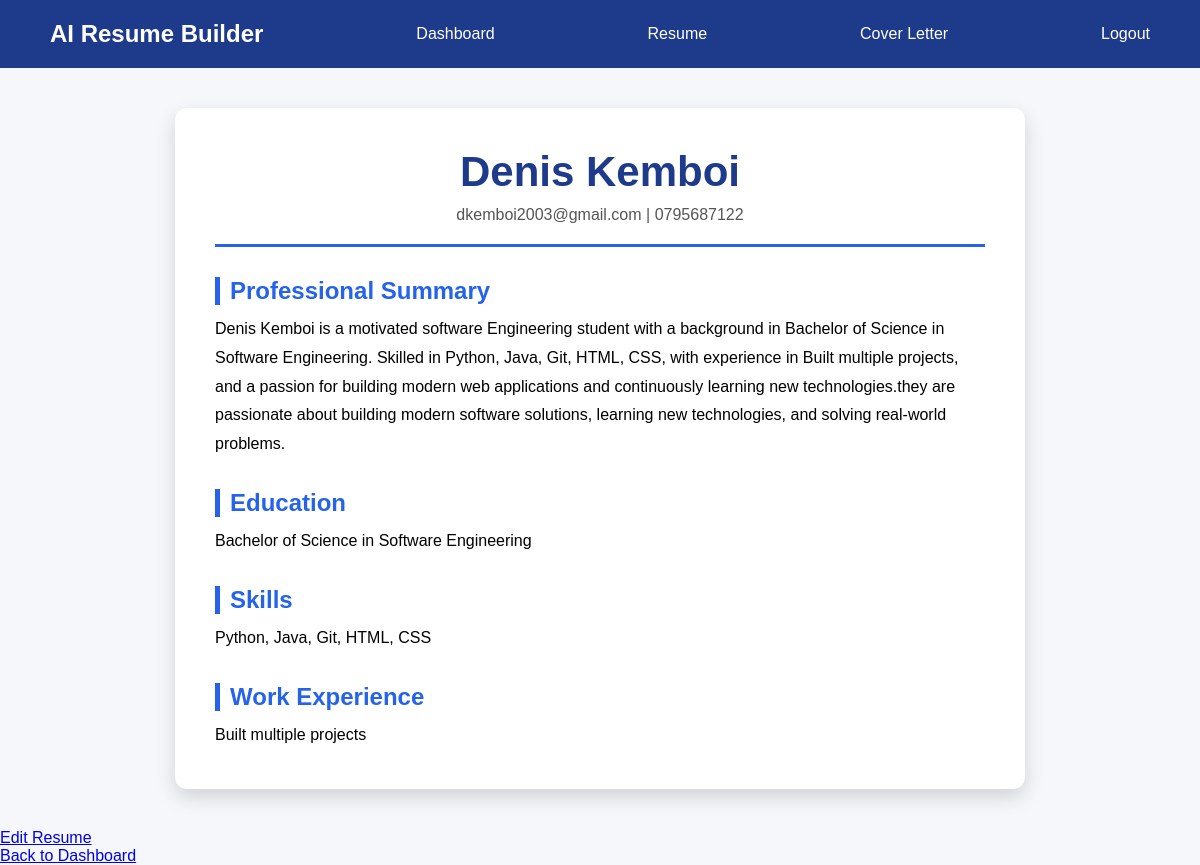
The page /resume/1 (signed in) on the database as committed earlier.
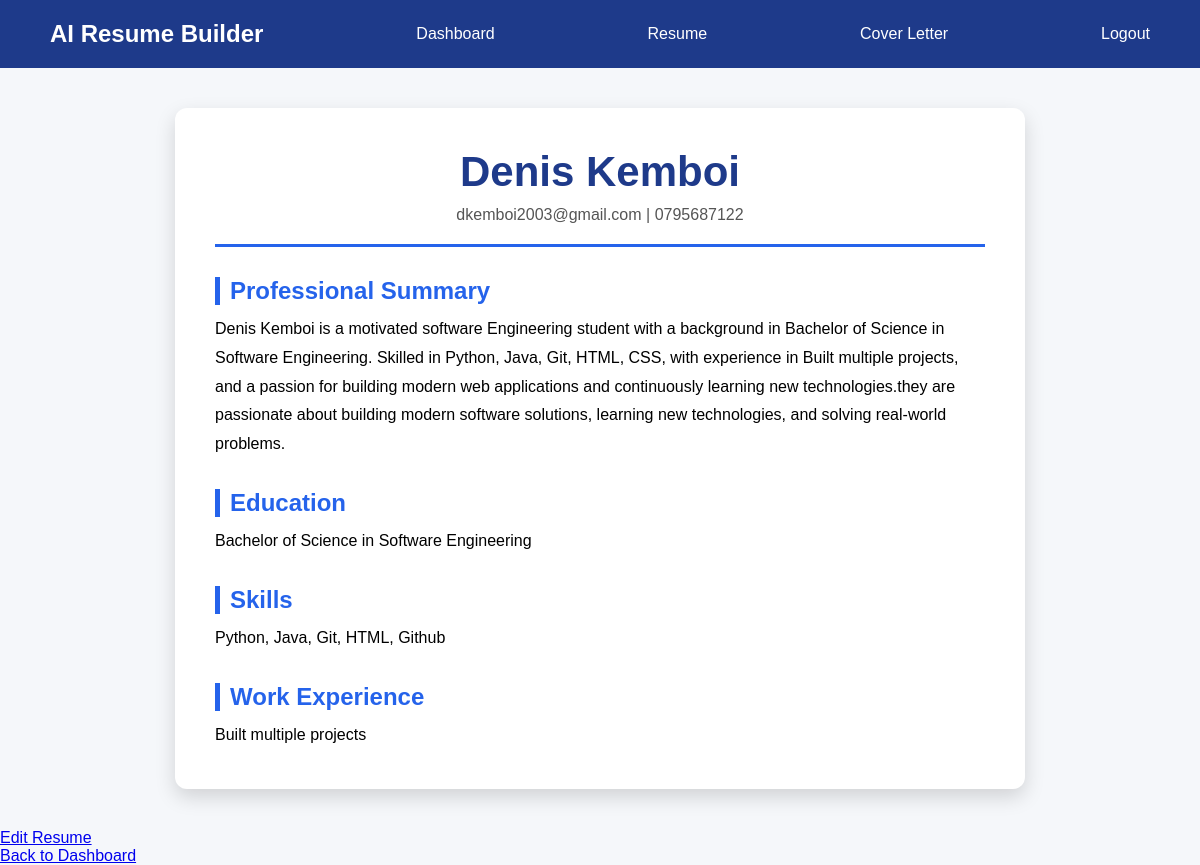
The same page on the database as committed later.
### tables this page shows
CREATE TABLE resumes(
            id INTEGER PRIMARY KEY AUTOINCREMENT,
            user_id INTEGER NOT NULL,
            full_name TEXT,
            email TEXT,
            phone TEXT,
            education TEXT,
            skills TEXT,
            experience TEXT,
            summary TEXT
        );

### app.py (the view)
@app.route("/resume/<int:resume_id>")
def view_resume(resume_id):
    resume = get_resume_by_id(resume_id)
    return render_template(
        "view_resume.html",
        resume = resume
    )

### database/db.py (called while the page is built)
def get_resume_by_id(resume_id):
    conn = sqlite3.connect(DB_PATH)
    conn.row_factory = sqlite3.Row
    cursor = conn.cursor()
    cursor.execute("""
        SELECT *
        FROM resumes
        WHERE id = ?
    """, (resume_id,))
    resume = cursor.fetchone()
    conn.close()
    return resume

### templates/view_resume.html (shortened to what this page needs)
{% extends "base.html" %}
{% block content %}
<div class="resume-preview">
    <div class="resume-header">
        <h1>{{ resume["full_name"] }}</h1>
        <p>{{ resume["email"] }} | {{ resume["phone"] }}</p>
    </div>
    <div class="resume-section">
        <h2>Professional Summary</h2>
        <p>{{ resume["summary"] }}</p>
    </div>
    <div class="resume-section">
        <h2>Education</h2>
        <p>{{ resume["education"] }}</p>
    </div>
    <div class="resume-section">
        <h2>Skills</h2>
        <p>{{ resume["skills"] }}</p>
    </div>
    <div class="resume-section">
        <h2>Work Experience</h2>
        <p>{{ resume["experience"] }}</p>
    </div>
</div>
<div class="resume-actions">
    <a href="{{ url_for('edit_resume', resume_id=resume['id']) }}">
        Edit Resume
    </a>
</div>
    <a href="{{ url_for('dashboard') }}">
        Back to Dashboard
    </a>
{% endblock %}

### templates/base.html (shortened to what this page needs)
<!DOCTYPE html>
<html lang="en">
<head>
    <link rel="stylesheet"
          href="{{ url_for('static', filename='css/style.css') }}">
</head>
<body>
    <nav>
        <h2>AI Resume Builder</h2>
        {% if session.get("user_id") %}
            <a href="{{ url_for('dashboard') }}">Dashboard</a>
            <a href="{{ url_for('resume') }}">Resume</a>
            <a href="{{ url_for('cover_letter') }}">Cover Letter</a>
            <a href="{{ url_for('logout') }}">Logout</a>
        {% else %}
            <a href="{{ url_for('home') }}">Home</a>
            <a href="{{ url_for('login') }}">Login</a>
            <a href="{{ url_for('register') }}">Register</a>
        {% endif %}
    </nav>
    {% block content %}
    {% endblock %}
</body>
</html>

### static/css/style.css (style rules this page uses)
* { margin : 0; padding: 0; box-sizing: border-box; }
body { font-family: Arial, sans-serif; background-color: #f5f7fa; }
nav { background-color: #1e3a8a; color: white; display: flex; justify-content: space-between; align-items: center; padding: 20px 50px; }
nav a { color: white; text-decoration: none; }
.resume-preview { width: 80%; max-width: 850px; margin: 40px auto; background: white; border-radius: 12px; padding: 40px; box-shadow: 0 8px 20px rgba(0, 0, 0, 0.15); }
.resume-header { text-align: center; border-bottom: 3px solid #2563eb; padding-bottom: 20px; margin-bottom: 30px; }
.resume-header h1 { font-size: 42px; color: #1e3a8a; }
.resume-header p { color: #555; margin-top: 10px; }
.resume-section { margin-top: 30px; }
.resume-section h2 { color: #2563eb; margin-bottom: 10px; border-left: 5px solid #2563eb; padding-left: 10px; }
.resume-section p { line-height: 1.8; }

Rows that differ between the two databases and show on the page:
changed resumes "Denis Kemboi": skills "Python, Java, Git, HTML, CSS" → "Python, Java, Git, HTML, Github"
